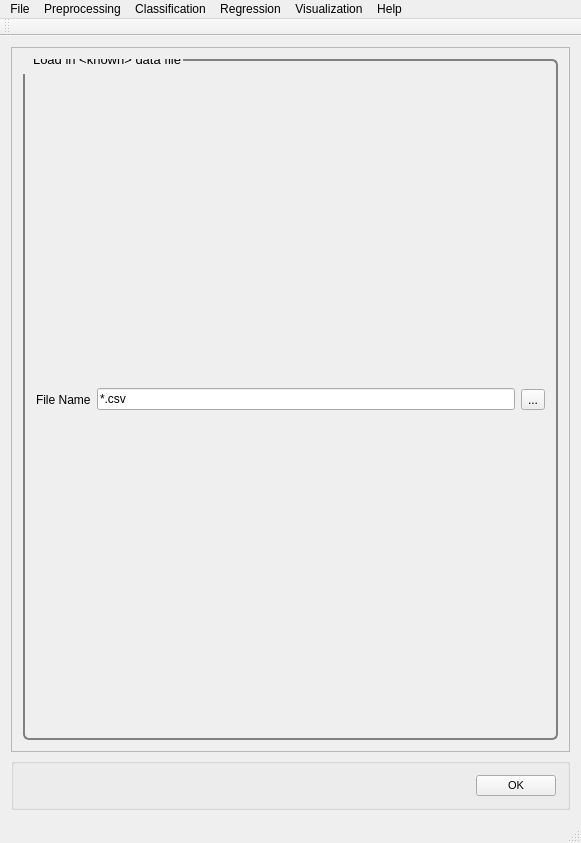
<?xml version="1.0" encoding="UTF-8"?>
<ui version="4.0">
 <class>MainWindow</class>
 <widget class="QMainWindow" name="MainWindow">
  <property name="geometry">
   <rect>
    <x>0</x>
    <y>0</y>
    <width>581</width>
    <height>843</height>
   </rect>
  </property>
  <property name="windowTitle">
   <string>PYSAT</string>
  </property>
  <widget class="QWidget" name="centralWidget">
   <layout class="QVBoxLayout" name="verticalLayout_9">
    <item>
     <widget class="QScrollArea" name="scrollArea">
      <property name="widgetResizable">
       <bool>true</bool>
      </property>
      <widget class="QWidget" name="scrollAreaWidgetContents_2">
       <property name="geometry">
        <rect>
         <x>0</x>
         <y>0</y>
         <width>561</width>
         <height>721</height>
        </rect>
       </property>
       <property name="font">
        <font>
         <pointsize>8</pointsize>
        </font>
       </property>
       <property name="styleSheet">
        <string notr="true">QGroupBox {
  border: 2px solid gray;
  border-radius: 6px;
  margin-top: 0.5em;
}

QGroupBox::title {

  padding-top: -14px;
  padding-left: 8px;
}
</string>
       </property>
       <layout class="QVBoxLayout" name="verticalLayout_8">
        <item>
         <widget class="QGroupBox" name="get_data">
          <property name="font">
           <font>
            <pointsize>10</pointsize>
           </font>
          </property>
          <property name="title">
           <string>Load in &lt;known&gt; data file</string>
          </property>
          <layout class="QHBoxLayout" name="horizontalLayout">
           <item>
            <widget class="QLabel" name="get_data_label">
             <property name="text">
              <string>File Name</string>
             </property>
            </widget>
           </item>
           <item>
            <widget class="QLineEdit" name="get_data_line_edit">
             <property name="text">
              <string extracomment="Make this change whenever a new file is selected">*.csv</string>
             </property>
             <property name="readOnly">
              <bool>true</bool>
             </property>
            </widget>
           </item>
           <item>
            <widget class="QToolButton" name="get_data_button">
             <property name="text">
              <string>...</string>
             </property>
            </widget>
           </item>
          </layout>
         </widget>
        </item>
       </layout>
      </widget>
     </widget>
    </item>
    <item>
     <widget class="QGroupBox" name="OK">
      <layout class="QHBoxLayout" name="ok">
       <item>
        <spacer name="horizontalSpacer_5">
         <property name="orientation">
          <enum>Qt::Horizontal</enum>
         </property>
         <property name="sizeHint" stdset="0">
          <size>
           <width>40</width>
           <height>20</height>
          </size>
         </property>
        </spacer>
       </item>
       <item>
        <widget class="QPushButton" name="okButton">
         <property name="font">
          <font>
           <pointsize>8</pointsize>
          </font>
         </property>
         <property name="mouseTracking">
          <bool>false</bool>
         </property>
         <property name="text">
          <string>OK</string>
         </property>
        </widget>
       </item>
      </layout>
     </widget>
    </item>
   </layout>
  </widget>
  <widget class="QToolBar" name="mainToolBar">
   <attribute name="toolBarArea">
    <enum>TopToolBarArea</enum>
   </attribute>
   <attribute name="toolBarBreak">
    <bool>false</bool>
   </attribute>
  </widget>
  <widget class="QStatusBar" name="statusBar"/>
  <widget class="QMenuBar" name="menuBar">
   <property name="geometry">
    <rect>
     <x>0</x>
     <y>0</y>
     <width>581</width>
     <height>21</height>
    </rect>
   </property>
   <widget class="QMenu" name="menuFile">
    <property name="title">
     <string>File</string>
    </property>
    <addaction name="actionLoad_Refence_Data"/>
    <addaction name="actionLoad_Unknown_Data"/>
    <addaction name="actionSet_output_location"/>
    <addaction name="separator"/>
    <addaction name="actionSave_Current_Plots"/>
    <addaction name="actionSave_Current_Data"/>
    <addaction name="separator"/>
    <addaction name="actionCreate_New_Workflow"/>
    <addaction name="actionSave_Current_Workflow"/>
    <addaction name="separator"/>
    <addaction name="actionExit"/>
   </widget>
   <widget class="QMenu" name="menuPreprocessing">
    <property name="title">
     <string>Preprocessing</string>
    </property>
    <widget class="QMenu" name="menuBaseline_Removal">
     <property name="title">
      <string>Baseline Removal</string>
     </property>
     <addaction name="actionALS"/>
     <addaction name="actionDietrich"/>
     <addaction name="actionPolyFit"/>
     <addaction name="actionAirPLS"/>
     <addaction name="actionFABC"/>
     <addaction name="actionKK"/>
     <addaction name="actionMario"/>
     <addaction name="actionMedian"/>
     <addaction name="actionRubberband"/>
     <addaction name="actionUndecimated_Wavelet"/>
    </widget>
    <widget class="QMenu" name="menuCalibration_Transfer">
     <property name="title">
      <string>Calibration Transfer</string>
     </property>
     <addaction name="actionRatio"/>
     <addaction name="actionTommy_s_Methgod"/>
     <addaction name="actionPiecewise_Direct_Standardization"/>
     <addaction name="actionOthers_3"/>
    </widget>
    <addaction name="actionNormalization"/>
    <addaction name="actionNoise_Reduction"/>
    <addaction name="actionApply_Mask"/>
    <addaction name="actionInterpolate"/>
    <addaction name="actionInstrument_Response"/>
    <addaction name="menuBaseline_Removal"/>
    <addaction name="menuCalibration_Transfer"/>
    <addaction name="actionICA_2"/>
    <addaction name="actionPCA_2"/>
   </widget>
   <widget class="QMenu" name="menuRegression">
    <property name="title">
     <string>Regression</string>
    </property>
    <addaction name="actionCross_Validation"/>
    <addaction name="actionTrain"/>
    <addaction name="actionPredict"/>
    <addaction name="actionCreate_N_Folds"/>
    <addaction name="actionCreate_Test_Folds"/>
    <addaction name="actionSubmodel_Ranges"/>
   </widget>
   <widget class="QMenu" name="menuHelp">
    <property name="title">
     <string>Help</string>
    </property>
    <addaction name="actionIndex"/>
    <addaction name="actionContent_2"/>
    <addaction name="separator"/>
    <addaction name="actionAbout"/>
    <addaction name="actionAbout_QtCreator"/>
   </widget>
   <widget class="QMenu" name="menuClassification">
    <property name="title">
     <string>Classification</string>
    </property>
    <widget class="QMenu" name="menuSupervised">
     <property name="title">
      <string>Supervised</string>
     </property>
     <addaction name="actionPLS_DA"/>
     <addaction name="actionSIMCA"/>
    </widget>
    <widget class="QMenu" name="menuClustering">
     <property name="title">
      <string>Clustering</string>
     </property>
     <addaction name="actionK_means"/>
     <addaction name="actionHierarchical_2"/>
    </widget>
    <addaction name="menuSupervised"/>
    <addaction name="menuClustering"/>
   </widget>
   <widget class="QMenu" name="menuVisualization">
    <property name="title">
     <string>Visualization</string>
    </property>
    <addaction name="actionLine_Plot"/>
    <addaction name="action1_to_1_Plot"/>
    <addaction name="actionScatter_Plot"/>
   </widget>
   <addaction name="menuFile"/>
   <addaction name="menuPreprocessing"/>
   <addaction name="menuClassification"/>
   <addaction name="menuRegression"/>
   <addaction name="menuVisualization"/>
   <addaction name="menuHelp"/>
  </widget>
  <action name="actionLoad_Refence_Data">
   <property name="text">
    <string>Load Refence Data</string>
   </property>
  </action>
  <action name="actionLoad_Unknown_Data">
   <property name="text">
    <string>Load Unknown Data</string>
   </property>
  </action>
  <action name="actionSave_Current_Workflow">
   <property name="text">
    <string>Save Current Workflow</string>
   </property>
  </action>
  <action name="actionSave_Current_Plots">
   <property name="text">
    <string>Save Current Plots</string>
   </property>
  </action>
  <action name="actionSave_Current_Data">
   <property name="text">
    <string>Save Current Data</string>
   </property>
  </action>
  <action name="actionCreate_New_Workflow">
   <property name="text">
    <string>Create New Workflow</string>
   </property>
  </action>
  <action name="actionNoise_Reduction">
   <property name="text">
    <string>Noise Reduction</string>
   </property>
  </action>
  <action name="actionApply_Mask">
   <property name="text">
    <string>Apply Mask</string>
   </property>
  </action>
  <action name="actionInterpolate">
   <property name="text">
    <string>Interpolate (unknown to known)</string>
   </property>
  </action>
  <action name="actionInstrument_Response">
   <property name="text">
    <string>Instrument Response</string>
   </property>
  </action>
  <action name="actionALS">
   <property name="text">
    <string>ALS</string>
   </property>
  </action>
  <action name="actionDietrich">
   <property name="text">
    <string>Dietrich</string>
   </property>
  </action>
  <action name="actionPolyFit">
   <property name="text">
    <string>PolyFit</string>
   </property>
  </action>
  <action name="actionAirPLS">
   <property name="text">
    <string>AirPLS</string>
   </property>
  </action>
  <action name="actionFABC">
   <property name="text">
    <string>FABC</string>
   </property>
  </action>
  <action name="actionKK">
   <property name="text">
    <string>KK</string>
   </property>
  </action>
  <action name="actionMario">
   <property name="text">
    <string>Mario</string>
   </property>
  </action>
  <action name="actionMedian">
   <property name="text">
    <string>Median</string>
   </property>
  </action>
  <action name="actionRubberband">
   <property name="text">
    <string>Rubberband</string>
   </property>
  </action>
  <action name="actionUndecimated_Wavelet">
   <property name="text">
    <string>Undecimated Wavelet</string>
   </property>
  </action>
  <action name="actionRatio">
   <property name="text">
    <string>Ratio</string>
   </property>
  </action>
  <action name="actionTommy_s_Methgod">
   <property name="text">
    <string>Tommy's Method</string>
   </property>
  </action>
  <action name="actionPiecewise_Direct_Standardization">
   <property name="text">
    <string>Piecewise Direct Standardization</string>
   </property>
  </action>
  <action name="actionPCA">
   <property name="text">
    <string>PCA</string>
   </property>
  </action>
  <action name="actionICA">
   <property name="text">
    <string>ICA</string>
   </property>
  </action>
  <action name="actionK_Means">
   <property name="text">
    <string>K-Means</string>
   </property>
  </action>
  <action name="actionHierarchical">
   <property name="text">
    <string>Hierarchical</string>
   </property>
  </action>
  <action name="actionOthers">
   <property name="text">
    <string>Others...</string>
   </property>
  </action>
  <action name="actionOthers_2">
   <property name="text">
    <string>Others...</string>
   </property>
  </action>
  <action name="actionOthers_3">
   <property name="text">
    <string>Others...</string>
   </property>
  </action>
  <action name="actionPLS">
   <property name="text">
    <string>PLS</string>
   </property>
  </action>
  <action name="actionSM_PLS">
   <property name="text">
    <string>SM-PLS</string>
   </property>
  </action>
  <action name="actionICA_Regression">
   <property name="text">
    <string>ICA Regression</string>
   </property>
  </action>
  <action name="actionGaussian_Process">
   <property name="text">
    <string>Gaussian Process</string>
   </property>
  </action>
  <action name="actionMLP">
   <property name="text">
    <string>MLP</string>
   </property>
  </action>
  <action name="actionSVM">
   <property name="text">
    <string>SVM</string>
   </property>
  </action>
  <action name="actionOthers_4">
   <property name="text">
    <string>Others...</string>
   </property>
  </action>
  <action name="actionOthers_5">
   <property name="text">
    <string>Others...</string>
   </property>
  </action>
  <action name="actionIndex">
   <property name="text">
    <string>Index</string>
   </property>
  </action>
  <action name="actionContent_2">
   <property name="text">
    <string>Content</string>
   </property>
  </action>
  <action name="actionAbout">
   <property name="text">
    <string>About...</string>
   </property>
  </action>
  <action name="actionAbout_QtCreator">
   <property name="text">
    <string>About Qt...</string>
   </property>
  </action>
  <action name="actionExit">
   <property name="text">
    <string>Exit</string>
   </property>
  </action>
  <action name="actionNormalization">
   <property name="text">
    <string>Normalization</string>
   </property>
  </action>
  <action name="actionICA_2">
   <property name="text">
    <string>ICA</string>
   </property>
  </action>
  <action name="actionPCA_2">
   <property name="text">
    <string>PCA</string>
   </property>
  </action>
  <action name="actionPLS_DA">
   <property name="text">
    <string>PLS-DA</string>
   </property>
  </action>
  <action name="actionSIMCA">
   <property name="text">
    <string>SIMCA</string>
   </property>
  </action>
  <action name="actionK_means">
   <property name="text">
    <string>K-means</string>
   </property>
  </action>
  <action name="actionHierarchical_2">
   <property name="text">
    <string>Hierarchical</string>
   </property>
  </action>
  <action name="actionCross_Validation">
   <property name="text">
    <string>Cross Validation</string>
   </property>
  </action>
  <action name="actionTrain">
   <property name="text">
    <string>Train</string>
   </property>
  </action>
  <action name="actionPredict">
   <property name="text">
    <string>Predict</string>
   </property>
  </action>
  <action name="actionLine_Plot">
   <property name="text">
    <string>Line Plot</string>
   </property>
  </action>
  <action name="action1_to_1_Plot">
   <property name="text">
    <string>1 to 1 Plot</string>
   </property>
  </action>
  <action name="actionScatter_Plot">
   <property name="text">
    <string>Scatter Plot</string>
   </property>
  </action>
  <action name="actionSet_output_location">
   <property name="text">
    <string>Output Location</string>
   </property>
  </action>
  <action name="actionCreate_N_Folds">
   <property name="text">
    <string>Create N Folds</string>
   </property>
  </action>
  <action name="actionCreate_Test_Folds">
   <property name="text">
    <string>Create Test Folds</string>
   </property>
  </action>
  <action name="actionSubmodel_Ranges">
   <property name="text">
    <string>Submodel Ranges</string>
   </property>
  </action>
 </widget>
 <layoutdefault spacing="6" margin="11"/>
 <resources/>
 <connections/>
</ui>
